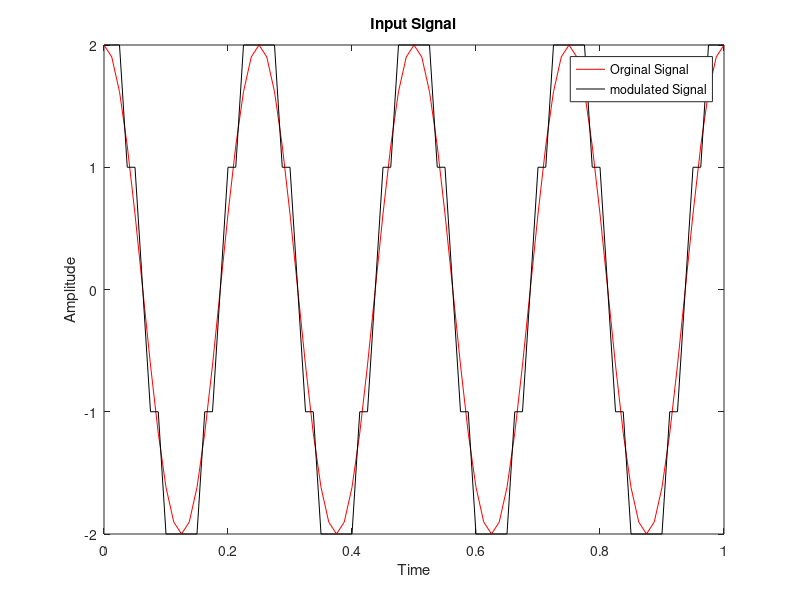

Source code (MATLAB):
clear; 
clc;
close;
fm=4;
fs=20*fm;
am=2;
t=0:1/fs:1;
x=am*cos(2*pi*fm*t);
figure(1);
plot(t,x,'r-');hold on; 
xlabel('Time' );
ylabel('Amplitude');
title('Input Signal');
for n=1:length(x)
    if n==1
        e(n)=x(n);
        eq(n)=round(e(n));
        xq(n)=eq(n);
    else
        e(n)=x(n)-xq(n-1);
        eq(n)=round(e(n));
        xq(n)=eq(n)+xq(n-1);
    end
end
% Demodulation
for n=1:length(x)
    if n==1
        xqr(n)=eq(n);
    else
        xqr(n)=eq(n)+xqr(n-1);
    end
end
plot(t,xqr,'k-');
xlabel('Time');
ylabel('Amplitude');
legend('Orginal Signal','modulated Signal');